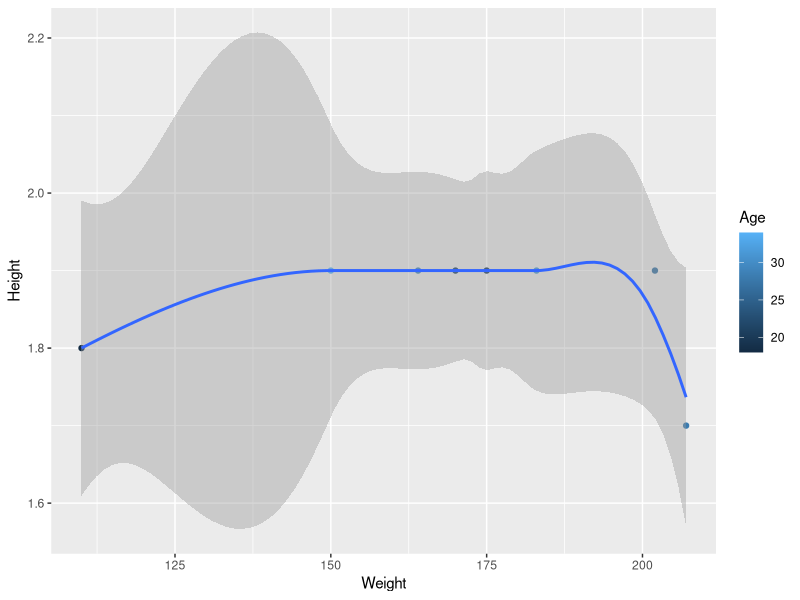
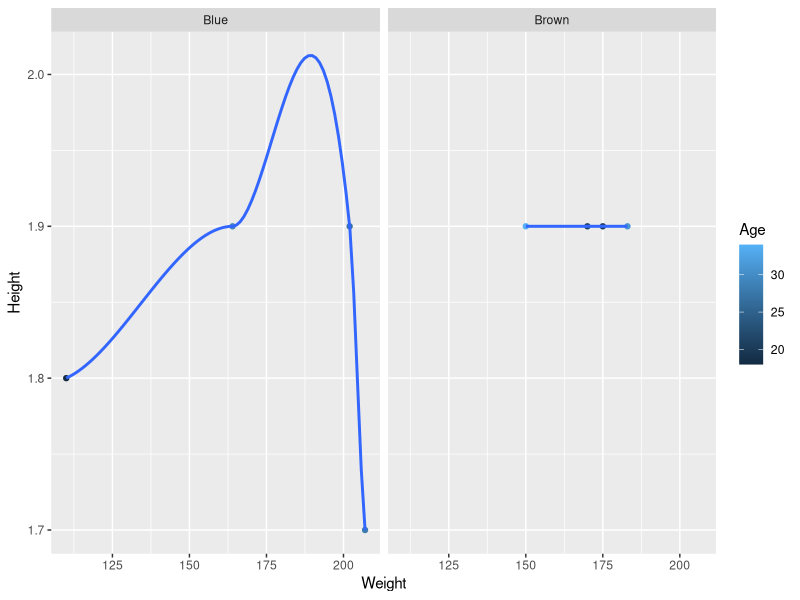

The R script that drew these images, in order:
# demo code of quantiles for simple data set

rm(list = ls()) # clear out the variables from memory to make a clean execution of the code.

# If you want to remove all previous plots and clear the console, run the following two lines.
graphics.off() # clear out all plots from previous work.

cat("\014") # clear the console

library(tidyverse)
library(tibble)
library(dplyr) # and load tidyverse too!
data_people <- tibble::tribble(
  ~EyeColour, ~Height, ~Weight, ~Age,
  "Blue",        1.8, 110L, 18L,
  "Brown",       1.9, 150L, 34L,
  "Blue",        1.7, 207L, 28L, 
  "Brown",       1.9, 170L, 21L,
  "Blue",        1.9, 164L, 29L,
  "Brown",       1.9, 183L, 31L,
  "Brown",       1.9, 175L, 20L,
  "Blue",        1.9, 202L, 27L
)
# Find the average BMI of people with blue eyes using piping
# Note: BMI = (height / (weight * weight))
data_people %>% select(EyeColour, Height, Weight) %>% filter(EyeColour=="Blue") %>% mutate(BMI = Weight / Height^2) %>% summary(averageBMI == mean(BMI))

ggplot(data = data_people) + 
  geom_point(mapping = aes(y = Height, x = Weight, color = Age )) + geom_smooth(mapping = aes(y = Height, x = Weight))
# Try playing with the settings!!

ggplot(data = data_people) + geom_point(mapping = aes(y = Height, x = Weight, color = Age )) + geom_smooth(mapping = aes(y = Height, x = Weight )) + facet_wrap(~EyeColour)

